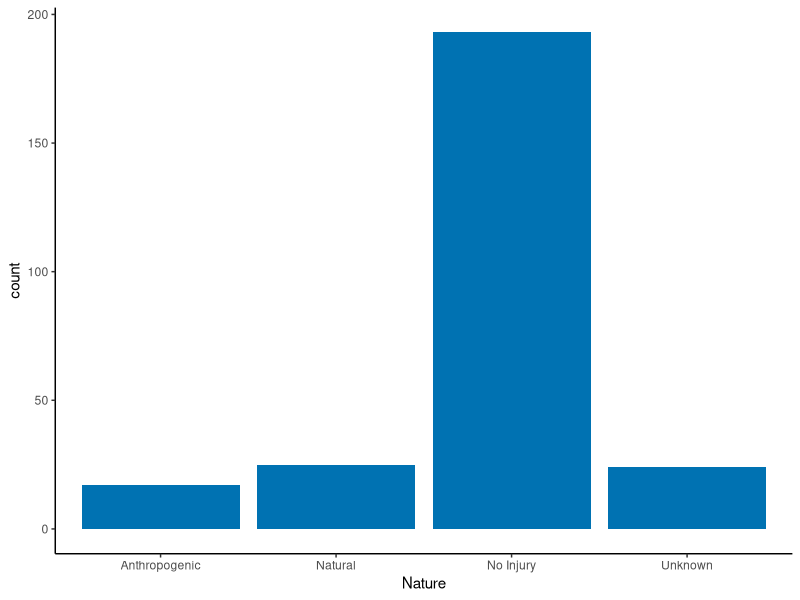

Reproduce this figure in R.
## ---- chunk 1
library(ggplot2)
library(tidyverse); theme_set(theme_classic())
## ---- chunk 2
#import data file
df <- read.csv("GreenSeaTurtleInjuries2019_2023.csv", h=TRUE)

#filter out duplicates 
df <- df %>% distinct(ID, .keep_all = TRUE)

#what data class is injury nature (df$Nature)
class(df$Nature)

#make it a factor
df$Nature <- as.factor(df$Nature)

#use levels() to verify it's now a factor with 4 levels
levels(df$Nature)
## ---- chunk 3
colorBlindPal  <- c("#000000", "#E69F00", "#56B4E9", "#009E73", 
                       "#F0E442", "#0072B2", "#D55E00", "#CC79A7")
## ---- chunk 4
InjuryNature.plot <- ggplot(data = df, aes(Nature))+
  geom_bar(fill = "#0072B2")
InjuryNature.plot
## ---- chunk 5
#Number of Natural injuries
nat <- length(df$Nature[df$Nature=="Natural"])
anthro <- length(df$Nature[df$Nature=="Anthropogenic"])

?prop.test

prop.test(anthro, nat+anthro, alternative = "two.sided", conf.level = 0.95)
